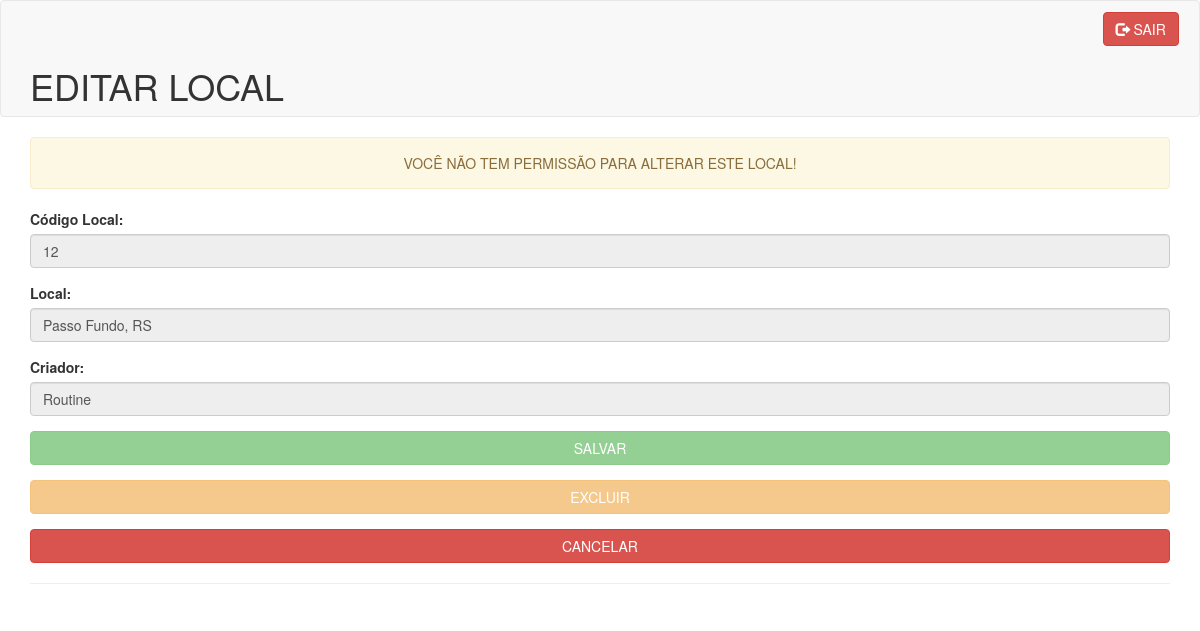
Screenshot of /alterarlocal.php?cod=12 (signed in) with the database file from the repository.
### tables this page shows
CREATE TABLE `locais` (
  `codigoLocal` int(11) NOT NULL,
  `descricaoLocal` varchar(50) NOT NULL,
  `codigoUsuario` int(11) NOT NULL
);

CREATE TABLE `usuarios` (
  `codigoUsuario` int(11) NOT NULL,
  `nome` varchar(50) NOT NULL,
  `email` varchar(50) NOT NULL,
  `senha` varchar(255) NOT NULL
);

### Classes/DAOlocais.php (called while the page is built, shortened)
<?php
class DAOlocais extends DAO {
    function listByCod($cod) {
        $sql = DAO::$db->prepare("Select * from locais where codigoLocal = :cod;");
        $sql->execute(array(':cod' => $cod));
        return $sql->fetch();
    }
}

### Classes/DAOusuarios.php (called while the page is built, shortened)
<?php
class DAOusuarios extends DAO {
    function listByCod($cod) {
        $sql = DAO::$db->prepare("Select * from usuarios where codigoUsuario = :cod;");
        $sql->execute(array(':cod' => $cod));
        return $sql->fetch();
    }
}

### alterarlocal.php (the view, shortened to what this page needs)
<?php
require_once './Classes/DAOlocais.php';
require_once './Classes/DAOusuarios.php';
$p = new DAOlocais();
$local = $p->listByCod($_GET["cod"]);
$verificaExclusão = new DAOtarefas;
$erro = 0;
if ($local["codigoUsuario"] != $_SESSION["user"]) {
    $erro = 1;
    $msg = 'VOCÊ NÃO TEM PERMISSÃO PARA ALTERAR ESTE LOCAL!';
} else if ($verificaExclusão->listByLocal($_GET["cod"])) {
    $erro = 3;
    $msg = "Não é possível excluir este local!";
};
if (isset($_POST['save'])) {
    if ($p->listByDesc($_POST["local"])) {
        $erro = 2;
        $msg = "LOCAL JÁ CADASTRADO!";
    } else {
        $p->update($_POST["cod"], $_POST["local"], $_SESSION["user"]);
        header('Location: locais.php');
        exit();
    }
} else if (!isset($_GET["cod"]) || empty($_GET["cod"]) || !$p->listByCod($_GET["cod"])) {
    header('Location: locais.php');
    exit();
}
?>
<!DOCTYPE html>
<html lang="pt-BR">
    <head>
    </head>
    <body>
        <div class="navbar navbar-default">
            <div class="container">
                <div class="row" style="margin-top: 1%;">
                    <div class="col-md-11"></div>
                    <div class="col-md-1">
                        <form method="post" class="form">
                            <button name="logout" id="logout" class="btn btn-danger"><i class="glyphicon glyphicon-log-out"></i> SAIR </button>
                        </form>
                    </div>
                </div>
                <div>
                    <h1>EDITAR LOCAL</h1>
                </div>
            </div>
        </div>
        <div class="container">
            <?php
            if ($erro == 1 || $erro == 3) {
                echo '<div class="alert alert-warning" style="text-align: center">'
                . $msg .'</div>';}?>
            <form method="post" autocomplete="off">
                <fieldset <?php if ($erro == 1) { echo 'disabled';} ?>>
                    <div class="form-group">
                        <label for="cod" class="form-horizontal">Código Local:</label>
                        <input type="number" name="cod" required="" id="cod" class="form-control"
                               value="<?php echo$local['codigoLocal']; ?>" readonly="">
                    </div>
                    <div class="form-group">
                        <label for="local" class="form-horizontal">Local:</label>
                        <input type="text" name="local" required="" maxlength="50" id="local"
                               class="form-control" autofocus="" value="<?php if ($erro == 2) { echo $_POST["local"];
                                } else {echo $local['descricaoLocal'];}
                                ?>">
                    </div>
                    <div class="form-group">
                        <label for="criadorlocal" class="form-horizontal">Criador:</label>
                        <input type="text" name="criadorlocal" required="" id="criadorlocal"
                               class="form-control" value="<?php
                                $u = new DAOusuarios();
                                echo $u->listByCod($local['codigoUsuario'])['nome']?>" readonly="">
                    </div>
                <div class="form-group">
                    <input type="submit" id="save" name="save" class="btn btn-block btn-success" value="SALVAR">
                </div>
                <div class="form-group">
                    <button name="delete" id="delete" class="btn btn-block btn-warning">EXCLUIR</button>
                </div>
                    </fieldset>
                <div class="form-group">
                    <a href="locais.php" class="btn btn-block btn-danger">CANCELAR</a>
                </div>
             </form>
            <hr>
        </div>
        <link href="css/bootstrap.min.css" rel="stylesheet">
    </body>
</html>

### rows the page displays
locais: codigoUsuario "VOCÊ NÃO TEM PERMISSÃO PARA ALTERAR ESTE LOCAL!", cod "12", local "Passo Fundo, RS", criadorlocal "Routine"
